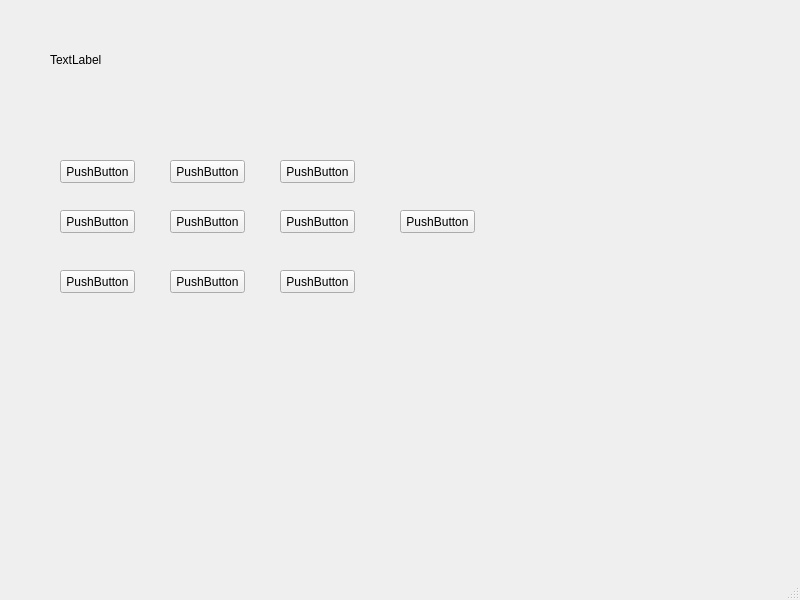
<?xml version="1.0" encoding="UTF-8"?>
<ui version="4.0">
 <class>MainWindow</class>
 <widget class="QMainWindow" name="MainWindow">
  <property name="geometry">
   <rect>
    <x>0</x>
    <y>0</y>
    <width>800</width>
    <height>600</height>
   </rect>
  </property>
  <property name="cursor">
   <cursorShape>ArrowCursor</cursorShape>
  </property>
  <property name="windowTitle">
   <string>MainWindow</string>
  </property>
  <widget class="QWidget" name="centralwidget">
   <widget class="QWidget" name="verticalLayoutWidget">
    <property name="geometry">
     <rect>
      <x>50</x>
      <y>20</y>
      <width>601</width>
      <height>80</height>
     </rect>
    </property>
    <layout class="QVBoxLayout" name="verticalLayout">
     <item>
      <widget class="QLabel" name="label">
       <property name="text">
        <string>TextLabel</string>
       </property>
      </widget>
     </item>
    </layout>
   </widget>
   <widget class="QPushButton" name="pushButton">
    <property name="geometry">
     <rect>
      <x>60</x>
      <y>160</y>
      <width>75</width>
      <height>23</height>
     </rect>
    </property>
    <property name="text">
     <string>PushButton</string>
    </property>
   </widget>
   <widget class="QPushButton" name="pushButton_2">
    <property name="geometry">
     <rect>
      <x>60</x>
      <y>210</y>
      <width>75</width>
      <height>23</height>
     </rect>
    </property>
    <property name="text">
     <string>PushButton</string>
    </property>
   </widget>
   <widget class="QPushButton" name="pushButton_3">
    <property name="geometry">
     <rect>
      <x>60</x>
      <y>270</y>
      <width>75</width>
      <height>23</height>
     </rect>
    </property>
    <property name="text">
     <string>PushButton</string>
    </property>
   </widget>
   <widget class="QPushButton" name="pushButton_4">
    <property name="geometry">
     <rect>
      <x>170</x>
      <y>160</y>
      <width>75</width>
      <height>23</height>
     </rect>
    </property>
    <property name="text">
     <string>PushButton</string>
    </property>
   </widget>
   <widget class="QPushButton" name="pushButton_5">
    <property name="geometry">
     <rect>
      <x>170</x>
      <y>210</y>
      <width>75</width>
      <height>23</height>
     </rect>
    </property>
    <property name="text">
     <string>PushButton</string>
    </property>
   </widget>
   <widget class="QPushButton" name="pushButton_6">
    <property name="geometry">
     <rect>
      <x>170</x>
      <y>270</y>
      <width>75</width>
      <height>23</height>
     </rect>
    </property>
    <property name="text">
     <string>PushButton</string>
    </property>
   </widget>
   <widget class="QPushButton" name="pushButton_7">
    <property name="geometry">
     <rect>
      <x>280</x>
      <y>160</y>
      <width>75</width>
      <height>23</height>
     </rect>
    </property>
    <property name="text">
     <string>PushButton</string>
    </property>
   </widget>
   <widget class="QPushButton" name="pushButton_8">
    <property name="geometry">
     <rect>
      <x>280</x>
      <y>210</y>
      <width>75</width>
      <height>23</height>
     </rect>
    </property>
    <property name="text">
     <string>PushButton</string>
    </property>
   </widget>
   <widget class="QPushButton" name="pushButton_9">
    <property name="geometry">
     <rect>
      <x>280</x>
      <y>270</y>
      <width>75</width>
      <height>23</height>
     </rect>
    </property>
    <property name="text">
     <string>PushButton</string>
    </property>
   </widget>
   <widget class="QPushButton" name="pushButton_10">
    <property name="geometry">
     <rect>
      <x>400</x>
      <y>210</y>
      <width>75</width>
      <height>23</height>
     </rect>
    </property>
    <property name="text">
     <string>PushButton</string>
    </property>
   </widget>
  </widget>
  <widget class="QMenuBar" name="menubar">
   <property name="geometry">
    <rect>
     <x>0</x>
     <y>0</y>
     <width>800</width>
     <height>21</height>
    </rect>
   </property>
  </widget>
  <widget class="QStatusBar" name="statusbar"/>
 </widget>
 <resources/>
 <connections/>
</ui>
